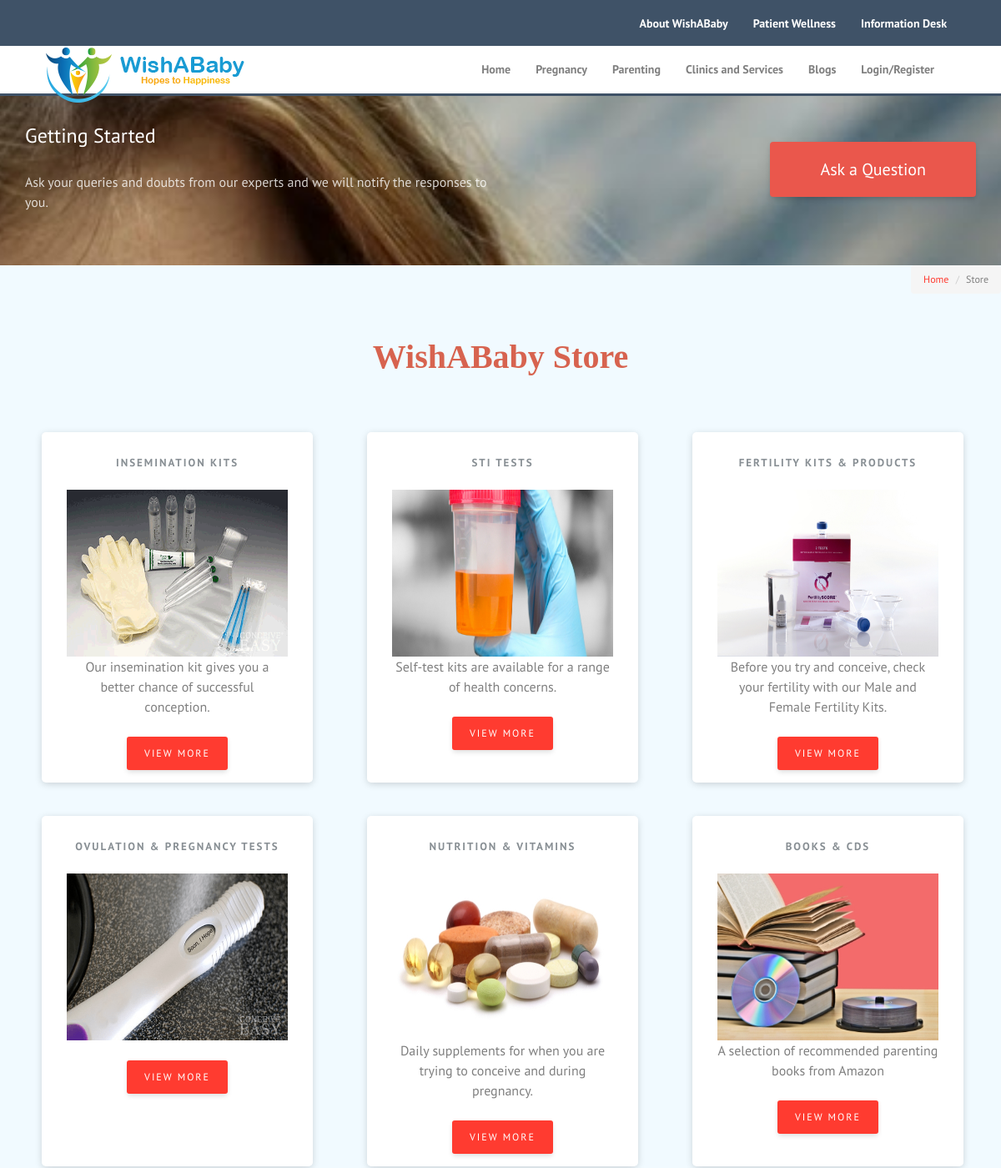
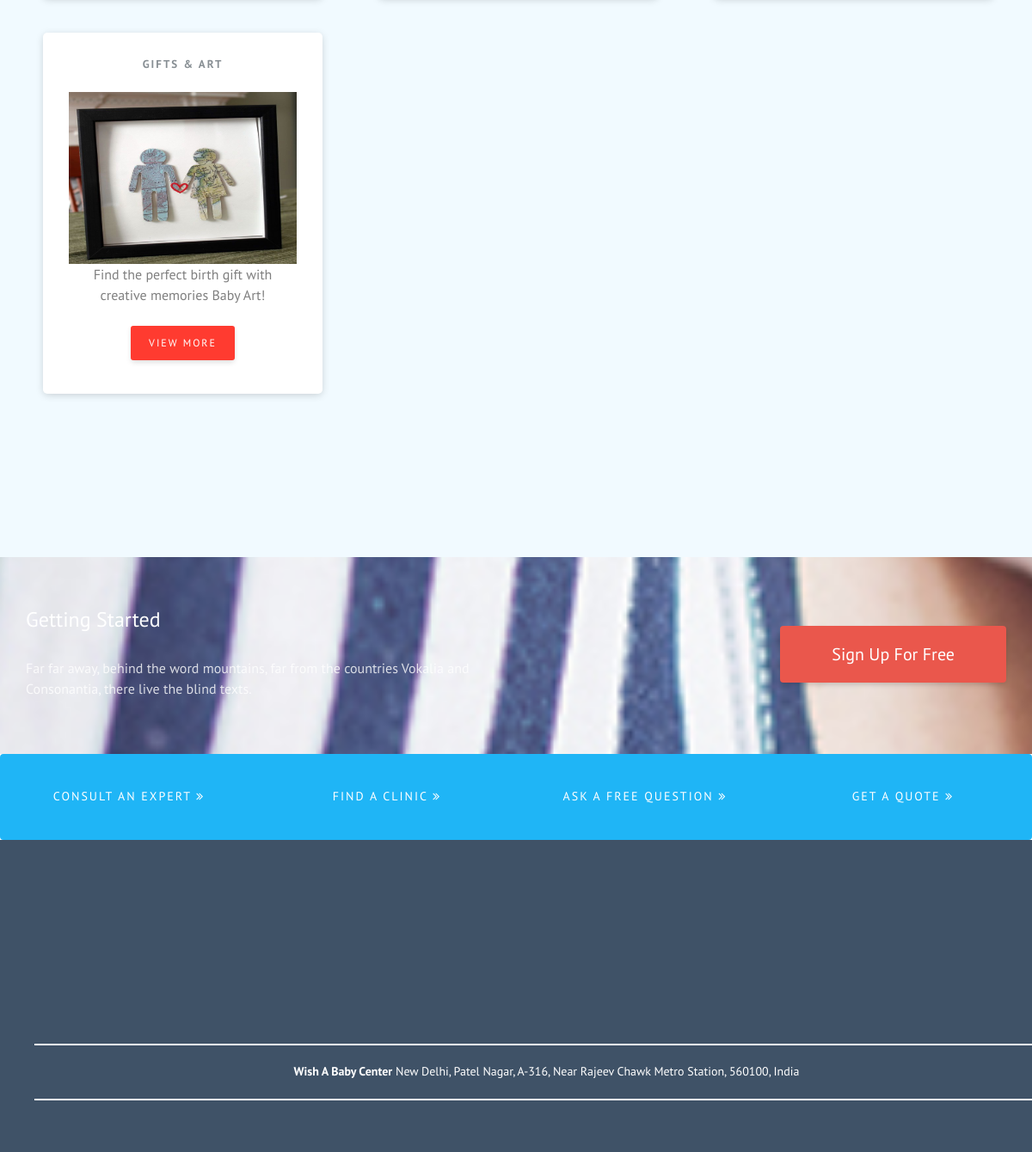
Page /index.php/store on the committed database (2 pictures, top to bottom).
### tables this page shows
CREATE TABLE `menu` (
  `menu_id` int(11) NOT NULL,
  `menu_name` varchar(255) NOT NULL,
  `menu_slug` varchar(255) NOT NULL,
  `menu_content` text NOT NULL,
  `menu_title` text NOT NULL,
  `menu_keyword` text NOT NULL,
  `menu_description` text NOT NULL,
  `menu_order` int(11) NOT NULL,
  `menu_top` int(11) NOT NULL
);

CREATE TABLE `category` (
  `cat_id` int(11) NOT NULL,
  `cat_name` text NOT NULL,
  `cat_slug` text NOT NULL,
  `cat_image` text NOT NULL,
  `cat_details` text NOT NULL,
  `cat_add_time` datetime NOT NULL,
  `cat_title` text NOT NULL,
  `cat_keyword` text NOT NULL,
  `cat_description` text NOT NULL
);

### application/controllers/Store.php (called while the page is built, shortened)
<?php
	Class Store extends CI_Controller
	{
		public function __construct()
		{
			$this->load->model('select');
			$this->cat	=	$this->select->get_all_category();
			$this->menu		=	$this->select->get_all_menu();
			if(count($this->menu))
			{
				$i	=	0;
				foreach($this->menu as $x)
				{
					$array		=	array(
											'submenu_menu_id'	=>	$x['menu_id']
										);
					$submenu	=	$this->select->get_some_submenu($array);
					if(count($submenu))
					{
						$j=0;
						foreach($submenu as $y)
						{
							$array	=	array('nest_submenu_id'		=>		$y['submenu_id']);
							$nestedmenu	=	$this->select->get_header_nestedmenu($array);
							$submenu[$j]['nestedmenu']	=	$nestedmenu;
							$j++;
						}
					}
					$this->menu[$i]['submenu']	=	$submenu;
					$i++;
				}
			}
		}
		public function index()
		{
			$array	=	array('seo_page_name'	=>	'Store');
			$seo	=	$this->select->get_one_seo($array);
			$array	=	array(
								'cat'		=>	$this->cat,
								'menu'		=>	$this->menu,
								'seo'		=>	$seo,
								);
			$this->load->view('home/store',['array'	=>	$array]);
		}
	}
?>

### index.php (called while the page is built, shortened)
<?php
require_once BASEPATH.'core/CodeIgniter.php';

### application/models/Select.php (called while the page is built, shortened)
<?php
	class Select extends CI_Model
	{
		public function get_one_seo($array)
		{
			$q	=	$this->db->select('*')
								->where($array)
								->get('seo');
			return $q->row_array();
		}
		public function get_all_category()
		{
			$q	=	$this->db->select('cat_name,cat_slug,cat_image,cat_id,cat_details')
							->get('category');
			return $q->result_array();
		}
		public function get_all_menu()
		{
			$q	=	$this->db->select('menu_name,menu_slug,menu_id,menu_top')
							->order_by('menu_order','asc')
							->get('menu');
			return $q->result_array();
		}
	}
?>

### application/views/home/store.php (the view, shortened to what this page needs)
<!DOCTYPE html>
 <html class="no-js">
	<head>
	<link rel="stylesheet" href="<?= base_url('assets/front/');?>css/animate.css">
	<link rel="stylesheet" href="<?= base_url('assets/front/');?>css/icomoon.css">
	<link rel="stylesheet" href="<?= base_url('assets/front/');?>css/simple-line-icons.css">
	<link rel="stylesheet" href="<?= base_url('assets/front/');?>css/bootstrap.css">
	<link rel="stylesheet" href="<?= base_url('assets/front/');?>css/owl.carousel.min.css">
	<link rel="stylesheet" href="<?= base_url('assets/front/');?>css/owl.theme.default.min.css">
	<link rel="stylesheet" href="<?= base_url('assets/front/');?>css/style.css">
	<link rel="stylesheet" href="<?= base_url('assets/front/');?>css/list.css">
	<link rel="stylesheet" href="<?= base_url('assets/front/');?>css/new.css">
	</head>
	<body>
	<?php
		include('includes/header.php');
		include('includes/header2.php');
	?>
	 <ol class="breadcrumb pull-right" style="font-size:12px;">
	  <li class="breadcrumb-item"><a href="<?= base_url();?>">Home</a></li>
	  <li class="breadcrumb-ite activem">Store</li>
	</ol>
	<section id="fh5co-pricing" data-section="pricing" style="margin-top:0px;" >
		<div class="fh5co-pricing">
			<div class="container">
				<div class="row">
					<div class="col-md-12 section-heading text-center">
						<h2 class="to-animate" style='font-family: "Goudy Old Style",Garamond,"Big Caslon","Times New Roman",serif;color:#d7634f;'>
						<b>WishABaby Store</b>
						</h2>
					</div>
				</div>
				<div class="row" style="width:100%;">
					<div class="pricing">
						<?php
							if(count($cat))
							{
								$i=0;
								foreach($cat as $x)
								{
									if($i%3==0)
									{
										echo "<div class='row'>";
									}
									$i++;
									?>
										<div class="col-md-4" style="padding-left:50px;">
											<div class="price-box to-animate-2 popular" style="height:420px;">
												<h2 class="pricing-plan pricing-plan-offer">	<?= $x['cat_name'];?></h2>
												<a href="<?= base_url('store/'.$x['cat_slug']);?>">
												<img style="width:100%;height:200px;" class="img-reponsive" src="<?= base_url('img/cat/'.$x['cat_id'].'/'.$x['cat_image']);?>" alt="<?= $x['cat_name'];?>">
												</a>
												<p><?= $x['cat_details'];?></p>
												<a href="<?= base_url('store/'.$x['cat_slug']);?>" class="btn btn-select-plan btn-sm">View More</a>
											</div>
										</div>
									<?php
									if($i%3==0)
									{
										echo "</div>";
									}
								}
							}
						?>
					</div>
				</div>
			</div>
		</div>
	</section>
	<div class="getting-started getting-started-2 parallax" style="background-image: url(<?= base_url();?>img/4.jpg);background-size:cover;">
		<div class="container">
			<div class="row">
				<div class="col-md-6 to-animate">
					<h3>Getting Started</h3>
					<p>Far far away, behind the word mountains, far from the countries Vokalia and Consonantia, there live the blind texts. </p>
				</div>
				<div class="col-md-6 to-animate-2">
					<div class="call-to-action text-right">
						<a href="#" class="sign-up">Sign Up For Free</a>
					</div>
				</div>
			</div>
		</div>
	</div>
	<?php
		include('includes/footer.php');
	?>
	</body>
</html>

### application/views/home/includes/header.php (shortened to what this page needs)
<?php
	$menu	=	$array['menu'];
	$cat	=	$array['cat'];
?>
<header role="banner" id="fh5co-header">
		<div class="fluid-container">
			<nav class="navbar navbar-default" style="background:#3f5267;">
				<div id="" class="navbar-collapse collapse">
					<ul class="nav navbar-nav navbar-right" style="font-size:14px; font-family: 'PT Sans', Arial, serif;">
						 <?php
						if(count($menu))
						{
							foreach($menu as $x)
							{
							if($x['menu_top']=='1')
								{
								?>
									<li class="dropdown">
									  <a class="external" style="color:white;" href='<?= base_url('wish/'.$x['menu_slug']);?>'><b><?= $x['menu_name'];?></b></a>
									</li>
								<?php
							}
							}
						}
					?>
					</ul>
				</div>
			</nav>
			<nav class="navbar navbar-default"  style="border-bottom:3px solid #3f5267;">
				<div class="navbar-header">
					<a class="navbar-brand" href="<?= base_url();?>"><img style="width:auto;height:auto;margin-top:-25px;" class="img img-responsive logo" src="<?= base_url('img/logo.png');?>"/></a>
				</div>
				<div id="navbar" class="navbar-collapse collapse">
					<ul class="nav navbar-nav navbar-right">
						<li class=""><a href="<?= base_url();?>" class="external"><span><b>Home</b></span></a></li>
						 <?php
						if(count($menu))
						{
							foreach($menu as $x)
							{
								?>
									<li class="dropdown  <?php if($x['menu_top']=='1'){ echo 'hidden-sm hidden-lg hidden-md';}?> " >
									  <a class="external" href='<?= base_url('wish/'.$x['menu_slug']);?>'><b><?= $x['menu_name'];?></b></a>
									</li>
								<?php
							}
						}
					?>
						<li><a class="external" href="<?= base_url('blogs');?>"><b>Blogs</b></a></li>
						<?php
							if(isset($_COOKIE['wish_user_id']) || isset($_COOKIE['wish_clinic_id']) || isset($_COOKIE['wish_expert_id']))
							{
								?>
										<?php
										if(isset($_COOKIE['wish_user_id']))
										{
											?>
											<li class="dropdown">
											<a class="external" href='#'><b>My Account</b></a>
											<ul class="dropdown-menu">
											<li><a class="external" href="<?= base_url('myprofile');?>"><b>My Profile</b></a></li>
											<li class="divider"></li>
											<!-- <li><a class="external" href="<?= base_url('Cart');?>"><b>Cart</b></a></li>
											<li class="divider"></li> -->
											<li><a class="external" href="<?= base_url('dashboard/myappointments');?>"><b>My Appointments</b></a></li>
											<li class="divider"></li>
											<li><a class="external" data-target="#changepasswordmodal" data-toggle="modal" href="#"><b>Change Password</b></a></li>
											<li class="divider"></li>
											<li><a class="external" href="<?= base_url('logout');?>"><b>Sign Out</b></a></li>
											<li class="divider"></li>
											</ul>
											</li>
											<?php
										}
										else if(isset($_COOKIE['wish_clinic_id']))
										{
											?>
												<li><a class="external" href="<?= base_url('dashboard/clinic');?>"><b>My Account</b></a></li>
												<li><a class="external" href="<?= base_url('logout');?>"><b>Sign Out</b></a></li>
											<?php
										}
										else if(isset($_COOKIE['wish_expert_id']))
										{
											?>
												<li><a class="external" href="<?= base_url('dashboard/expert');?>"><b>My Account</b></a></li>
												<li><a class="external" href="<?= base_url('logout');?>"><b>Sign Out</b></a></li>
											<?php
										}
							}
							else
							{
								?>
								<li class="dropdown">
									 <a class="external" href='#'><b>Login/Register</b></a>
								</li>
								<?php
							}
						?>
					</ul>
				</div>
			</nav>
	  </div>
	</header>

### application/views/home/includes/header2.php
<div class="getting-started getting-started-2 parallax" style="background-image: url(<?= base_url();?>img/2.jpg);background-size:cover;">
		<div class="container">
			<div class="row">
				<br>
				<br>
				<br>
				<div class="col-md-6 to-animate">
					<h3>Getting Started</h3>
					<p>Ask your queries and doubts from our experts and we will notify the responses to you. </p>
				</div>
				<div class="col-md-6 to-animate-2">
					<div class="call-to-action text-right">
						<a href="<?= base_url('askaquestion');?>" class="sign-up">Ask a Question</a>
					</div>
				</div>
			</div>
		</div>
	</div>

### application/views/home/includes/footer.php (shortened to what this page needs)
<link rel="stylesheet" href="https://cdnjs.cloudflare.com/ajax/libs/font-awesome/4.7.0/css/font-awesome.min.css">
<div class="btn-group btn-group-justified hidden-xs" style="">
  <a href="<?= base_url('Consult-An-Expert/Expert-Directory');?>" class="btn btn-primary " style="background:#1fb5f6;height:100px;">Consult An Expert <i class="fa fa-angle-double-right" aria-hidden="true"></i></a>
  <a href="<?= base_url('findaclinic');?>" class="btn btn-primary "  style="background:#1fb5f6;height:100px;"> Find A Clinic <i class="fa fa-angle-double-right" aria-hidden="true"></i></a>
  <a href="<?= base_url('askaquestion');?>" class="btn btn-primary " style="background:#1fb5f6;height:100px;">Ask a Free Question <i class="fa fa-angle-double-right" aria-hidden="true"></i></a>
  <a href="<?= base_url('getaquote');?>" class="btn btn-primary"  style="background:#1fb5f6;height:100px;">Get A quote <i class="fa fa-angle-double-right" aria-hidden="true"></i></a>
</div>
	<div id="fh5co-footer" role="contentinfo" style="padding:40px;">
		<div class="container" >
			<div class="row">
				<hr style="border:.5px solid white;">
				<p class="text text-center" style="color:white;font-size:14px;"><b>&nbsp;&nbsp;&nbsp;&nbsp;&nbsp;&nbsp;Wish A Baby Center</b> New Delhi, Patel Nagar, A-316, Near Rajeev Chawk Metro Station, 560100, India</p>
				<hr style="border:.5px solid white;">
			</div>
		</div>
	</div>

### assets/front/css/new.css (style rules this page uses)
.parallax { background-attachment: fixed; background-position: center; background-repeat: no-repeat; background-size: cover; }

### application/views/home/store.php (style rules this page uses)
.parallax { background-attachment: fixed; background-position: center; background-repeat: no-repeat; background-size: cover; }

### rows in the picture
menu: menu_name "About WishABaby"
menu: menu_name "Patient Wellness"
menu: menu_name "Information Desk"
menu: menu_name "Pregnancy"
menu: menu_name "Parenting"
menu: menu_name "Clinics and Services"
category: cat_name "INSEMINATION KITS", cat_id+cat_image (picture), cat_details "Our insemination kit gives you a better chance of successful conception."
category: cat_name "STI TESTS", cat_id+cat_image (picture), cat_details "Self-test kits are available for a range of health concerns."
category: cat_name "FERTILITY KITS & PRODUCTS", cat_id+cat_image (picture), cat_details "Before you try and conceive, check your fertility with our Male and Female Fertility Kits."
category: cat_name "OVULATION & PREGNANCY TESTS", cat_id+cat_image (picture)
category: cat_name "NUTRITION & VITAMINS", cat_id+cat_image (picture), cat_details "Daily supplements for when you are trying to conceive and during pregnancy."
category: cat_name "BOOKS & CDS", cat_id+cat_image (picture), cat_details "A selection of recommended parenting books from Amazon"
category: cat_name "GIFTS & ART", cat_id+cat_image (picture), cat_details "Find the perfect birth gift with creative memories Baby Art!"
